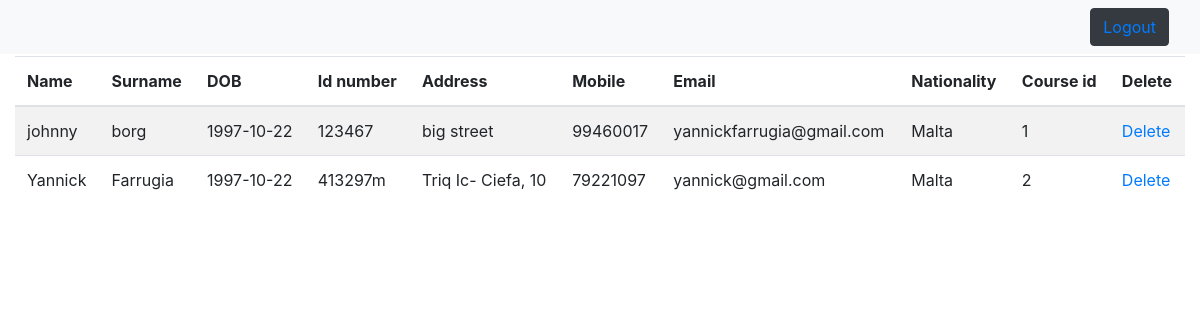
The page /Main/index.php/courses/applications on the database its author committed.
### tables this page shows
CREATE TABLE `tbl_courseapp` (
  `id` int(10) UNSIGNED NOT NULL,
  `a_name` varchar(250) NOT NULL,
  `a_surname` varchar(250) NOT NULL,
  `a_dob` date NOT NULL,
  `a_idnumber` varchar(15) NOT NULL,
  `a_address` varchar(150) NOT NULL,
  `a_mobile` int(11) NOT NULL,
  `a_email` varchar(300) NOT NULL,
  `a_nationality` varchar(30) NOT NULL,
  `tbl_courses_id` mediumint(5) UNSIGNED NOT NULL
);

### Main/application/core/MY_Controller.php (called while the page is built, shortened)
<?php
class MY_Controller extends CI_Controller {
    function build_back($pages = NULL, $data = NULL) {
		$start = array(
			'nav'		=> $this->nav_links()
		);
		$this->load->view('templates/backheader', $start);
		$this->load->view($pages, $data);
		$this->load->view('templates/backfooter');
	}
	function nav_links() {
		return array(
		);
	}
}

### Main/application/controllers/Courses.php (called while the page is built, shortened)
<?php
class Courses extends MY_Controller {
    public function applications() {
		$data = array(
			'apps'		=> $this->course_model->all_applications()
		);
		$this->build_back('applications_directory', $data);
	}
}

### Main/index.php (called while the page is built, shortened)
<?php
require_once BASEPATH.'core/CodeIgniter.php';

### Main/application/models/Course_Model.php (called while the page is built, shortened)
<?php
class Course_Model extends CI_Model {
    public function all_applications() {
        $this->db->select('*')
                 ->order_by('a_name', 'asc');
        return $this->db->get('tbl_courseapp');
    }
}

### Main/application/views/applications_directory.php (the view)
<table class="table table-striped">
	<thead>
		<tr>
			<th scope="col">Name</th>
			<th scope="col">Surname</th>
			<th scope="col">DOB</th>
			<th scope="col">Id number</th>
			<th scope="col">Address</th>
			<th scope="col">Mobile</th>
			<th scope="col">Email</th>
			<th scope="col">Nationality</th>
			<th scope="col">Course id</th>
			<th scope="col">Delete</th>
		</tr>
	</thead>
	<tbody>
<?php foreach($apps->result_array() as $app): ?>
		<tr scope="row">
			<td><?=$app['a_name'];?></td>
			<td><?=$app['a_surname'];?></td>
			<td><?=$app['a_dob'];?></td>
			<td><?=$app['a_idnumber'];?></td>
			<td><?=$app['a_address'];?></td>
			<td><?=$app['a_mobile'];?></td>
			<td><?=$app['a_email'];?></td>
			<td><?=$app['a_nationality'];?></td>
			<td><?=$app['tbl_courses_id'];?></td>
			<td><?=anchor("courses/application_delete/{$app['id']}", "Delete");?></td>
		</tr>
<?php endforeach; ?>
	</tbody>
</table>

### rows shown on the page
tbl_courseapp: a_name "johnny", a_surname "borg", a_dob "1997-10-22", a_idnumber "123467", a_address "big street", a_mobile "99460017", a_email "yannickfarrugia@gmail.com", a_nationality "Malta", tbl_courses "1", id "Delete"
tbl_courseapp: a_name "Yannick", a_surname "Farrugia", a_dob "1997-10-22", a_idnumber "413297m", a_address "Triq Ic- Ciefa, 10", a_mobile "79221097", a_email "yannick@gmail.com", a_nationality "Malta", tbl_courses "2", id "Delete"

### other values the page prints
anchor("logout", "Logout", array('class' => 'click')) "Logout"
